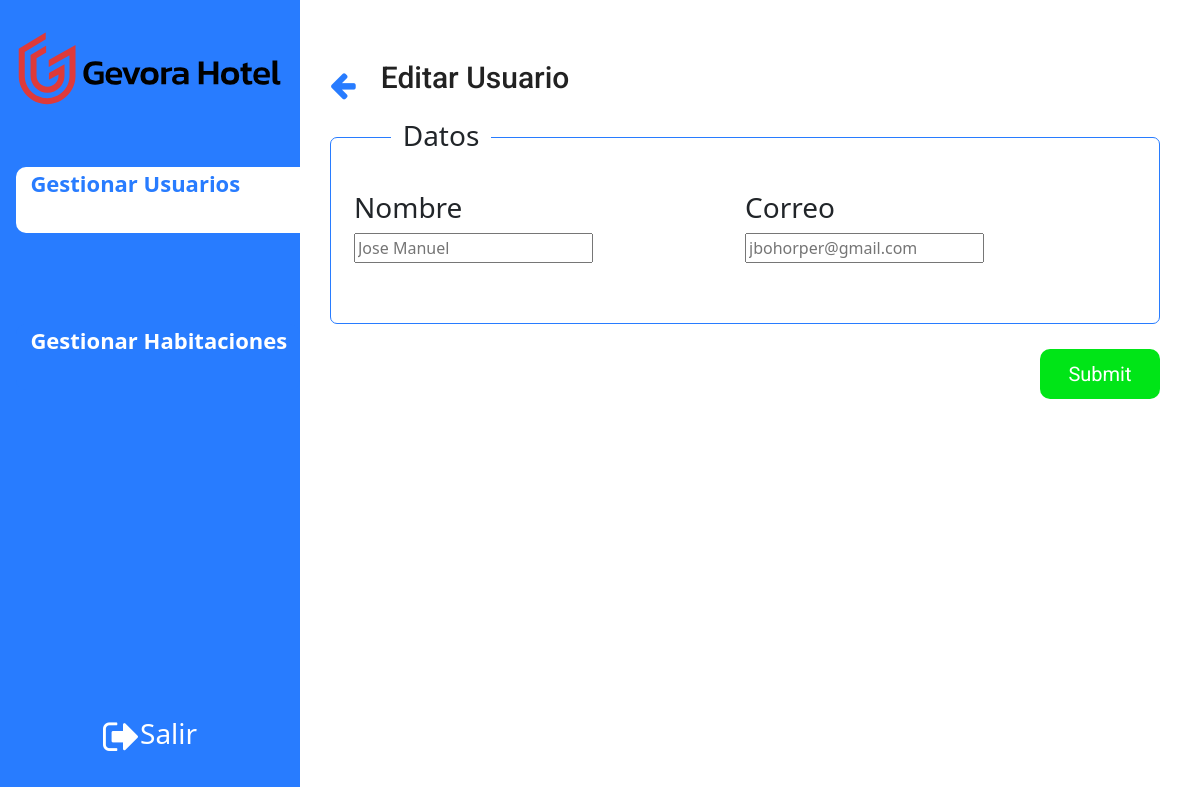
/editUser/1 (signed in), run on an earlier commit of the app's database.
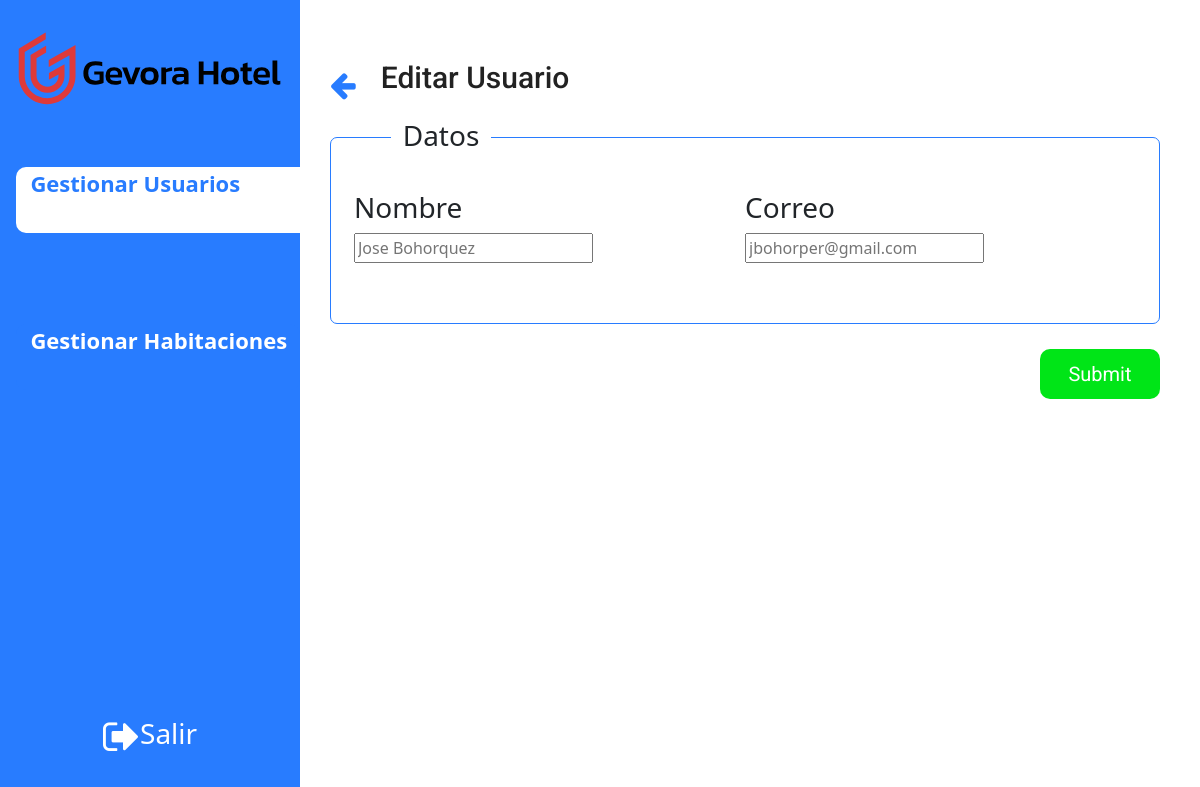
And on a later commit of the database.
### tables this page shows
CREATE TABLE Usuarios (
  _id integer  primary key autoincrement not null,
  nombre varchar(100),
  correo varchar(100),
  contrasena varchar(100),
  rol varchar(20)
);

### SuperAdminRoutes.py (the view)
@SuperAdminUsers.route('/editUser/<userid>', methods=['GET', 'POST'])
@login_required
def editarUsuario(userid):
    if current_user.rol == "1":
        if request.method == 'GET':
            userData=functions.get_specific_user(userid)
            return render_template('editarUsuario.html', user=userid,userData=userData[0])
        else:
            nombre=request.form.get('nombre')
            correo=request.form.get('correo')
            functions.sql_edit_user(userid,nombre,correo)
            return redirect('/SuperAdminUsers')
    else:
        return render_template('index.html')

### SuperAdminRoutes.py (called while the page is built)
@SuperAdminUsers.before_request
@login_required
def before_request():
    if current_user.rol == "1":
        if 'usuario' not in session and request.endpoint in ['superUsuarios']:
            return redirect('/')
    else:
            return render_template('index.html')

### auth/Autenticacion.py (called while the page is built)
@login_manager_app.user_loader
def load_user(id):
    return ModelUser.get_by_id(db, id)

### functions.py (called while the page is built)
def sql_connection():
    try:
        BASE_DIR = os.path.dirname(os.path.abspath(__file__))
        db_path = os.path.join(BASE_DIR, "Database/HotelGevora.db")
        print(db_path)
        con = sqlite3.connect(db_path)
        return con
    except Error:
        print(Error)

def get_specific_user(id):
    strsql = "SELECT * FROM Usuarios WHERE _id="+str(id)+";"
    con = sql_connection()
    cursorObj = con.cursor()
    cursorObj.execute(strsql)
    user = cursorObj.fetchall()
    return user

### templates/editarUsuario.html (shortened to what this page needs)
<!DOCTYPE html>
<html lang="en">
  <head>
    <link
      href="https://cdn.jsdelivr.net/npm/bootstrap@5.2.0/dist/css/bootstrap.min.css"
      rel="stylesheet"
    />
    <link rel="stylesheet" href="https://cdnjs.cloudflare.com/ajax/libs/font-awesome/4.7.0/css/font-awesome.min.css">
    <link rel="stylesheet" href={{ url_for('static', filename='css/editarUsuario.css') }}/>
  </head>
  <body>
    <div class="d-flex flex-column flex-shrink-0 p-3 bg-light" id="navbar">
      <img class="logo-img" src={{ url_for('static', filename='assets/Gevora_Hotel_Logo.svg') }} />
      <ul class="nav nav-pills flex-column mb-auto funciones">
        <li>
          <button class="gestion activado ">Gestionar Usuarios</button>
        </li>
        <li>
          <button class="gestion desactivado">Gestionar Habitaciones</button>
        </li>
      </ul>
      <div class="outCont">
        <i class="fa fa-sign-out" aria-hidden="true" id="Salir"></i>
        <h3>Salir</h3>
      </div>
    </div>
    <div class="content">
        <div class="titulo d-flex">
            <i class="fa fa-arrow-left" aria-hidden="true" id="arrow"></i>
            <h2>Editar Usuario</h2>
        </div>
        <form action="/editUser/{{user}}" method="POST">
        <div class="modificar">
            <h3 class="datos">Datos</h3>
            <div class="d-flex" id="dataCont">
                <div class="campo-nombre">
                    <h3>Nombre</h3>
                    <input type="text" name="nombre" placeholder="{{userData[1]}}" required >
                </div>
                <div class="campo-correo">
                    <h3>Correo</h3>
                    <input type="email" name="correo" placeholder="{{userData[2]}}" required>
                </div>
            </div>
        </div>
        <input type="submit" class="guardar">
        </form>
    </div>
  </body>
</html>

What changed in the data, as far as the page shows it:
changed Usuarios "jbohorper@gmail.com": nombre "Jose Manuel" → "Jose Bohorquez"
